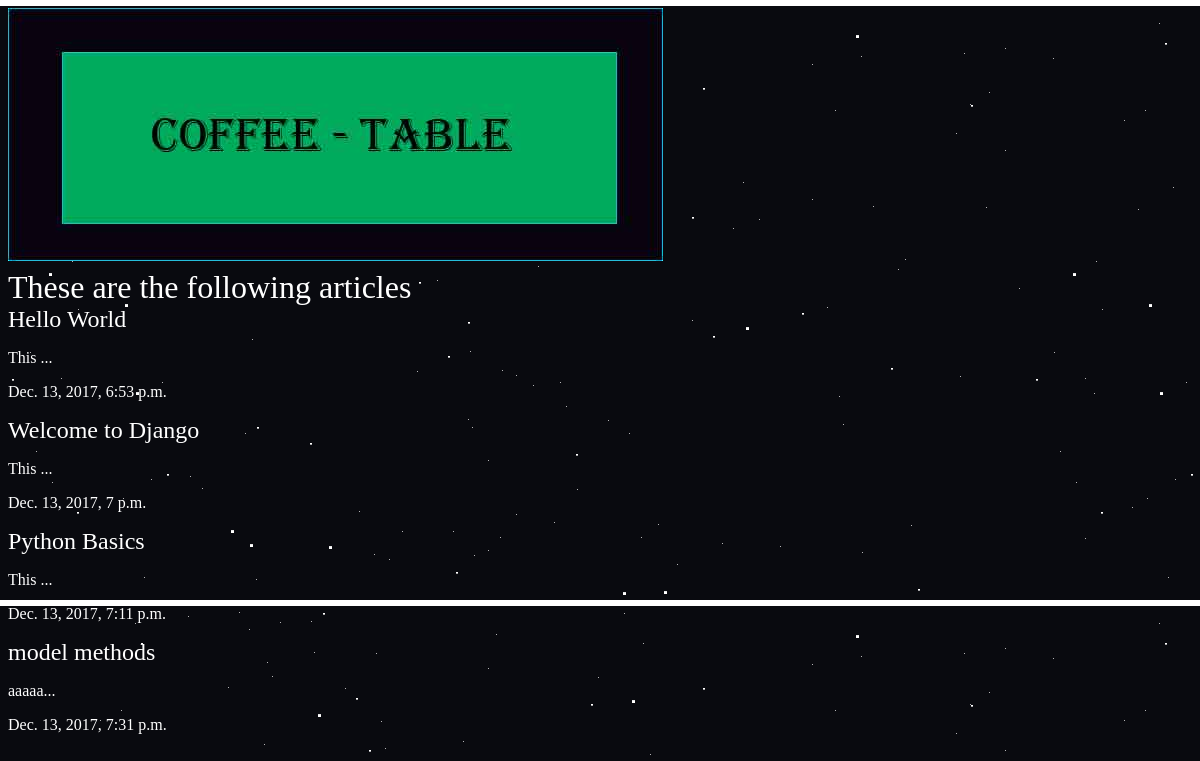
The app's page /articles/ with its own data.
### articles/models.py (models this page shows, shortened)
class Article(models.Model):
    title=models.CharField(max_length=100)
    slug=models.SlugField()
    body=models.TextField()
    date=models.DateTimeField(auto_now_add=True)
    def snippet(self):
        return self.body[:5]+"..."

### articles/views.py (the view)
def articles_list(request):
    articles=Article.objects.all().order_by('date')
    return render(request,'articles/articles_list.html',{'articles':articles})

### articles/templates/articles/articles_list.html
{% extends 'base_layout.html' %}
{% block content %}
    <h1>These are the following articles</h1>
    <div class="articles">
        {% for article in articles %}
            <div class="article">
                <h2><a href="{% url 'articles:details' slug=article.slug %}">{{ article.title }}</a></h2>
                <p>{{ article.snippet }}</p>
                <p>{{ article.date }}</p>
            </div>
        {% endfor %}
    </div>
{% endblock %}

### templates/base_layout.html (shortened to what this page needs)
{% load static from staticfiles %}
<!DOCTYPE html>
<html>
    <head>
        <link rel="stylesheet" href="{% static 'styles.css' %}">
    </head>
    <body>
        <div class="wrapper">
            <h1><a href="{% url 'articles:list' %}"><img src="{% static 'abhi.jpg' %}"></a></h1>
            {% block content %}
            {% endblock %}
        </div>
    </body>
</html>

### assets/styles.css (style rules this page uses)
body { background-color:#090A0F; background-image:url(/static/stars.png); background-repeat-y:no-repeat; color:#fff; }
body * { font-family:Ubuntu; }
h1,h2,h3,h4,h5 { font-weight:normal; margin:0; }
a,a:hover,a:visited { color:#fff; text-decoration:none; }

### records on screen
Article: title "Hello World", snippet "This ...", date "Dec. 13, 2017, 6:53 p.m."
Article: title "Welcome to Django", snippet "This ...", date "Dec. 13, 2017, 7 p.m."
Article: title "Python Basics", snippet "This ...", date "Dec. 13, 2017, 7:11 p.m."
Article: title "model methods", snippet "aaaaa...", date "Dec. 13, 2017, 7:31 p.m."
